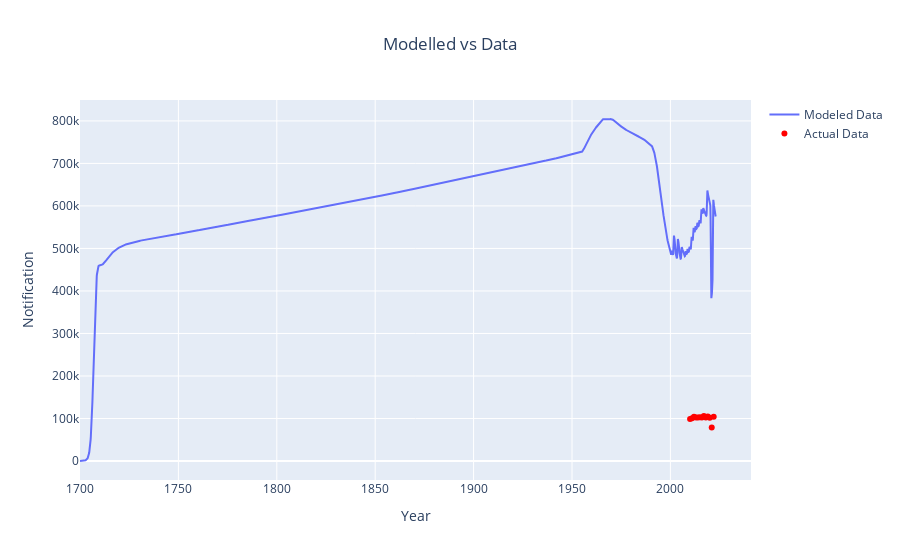

Here is the notebook cell this chart was saved with:
### Code cell
plot_model_vs_actual(derived_df_0, notifs, 'notification', 'Notification', 'Modelled vs Data')

### Figure 1 — Plotly figure (JSON) as saved in the notebook; plotly's stock layout.template omitted (floating-point values rounded to 4 significant figures; data arrays with more than 128 entries replaced by an {"elided": "..."} marker saying what was removed)
{"data": [{"mode": "lines", "name": "Modeled Data", "type": "scatter", "x": {"elided": "3231 float values"}, "y": {"elided": "3231 float values"}}, {"marker": {"color": "red"}, "mode": "markers", "name": "Actual Data", "type": "scatter", "x": [2010, 2011, 2012, 2013, 2014, 2015, 2016, 2017, 2018, 2019, 2020, 2021, 2022], "y": [99022, 100518, 103906, 102196, 102087, 102676, 102527, 105733, 102171, 104505, 101795, 78935, 103804]}], "layout": {"title": {"text": "Modelled vs Data", "x": 0.5}, "xaxis": {"title": {"text": "Year"}}, "yaxis": {"title": {"text": "Notification"}}}}
